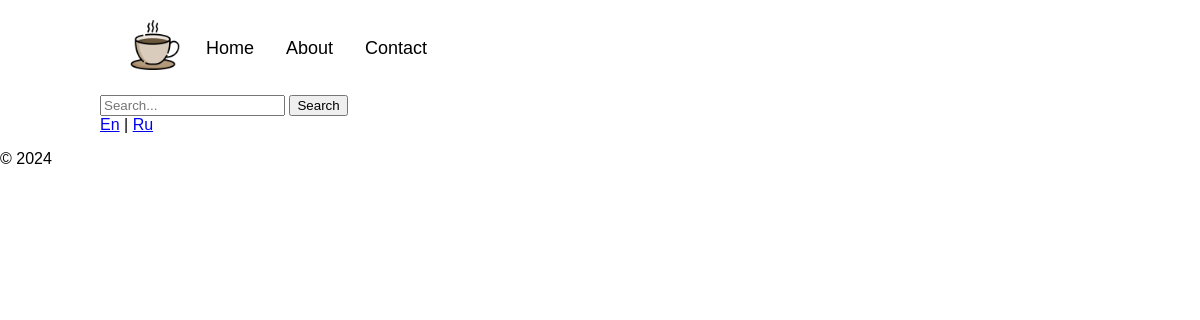
The page /about.html on the database as committed earlier.
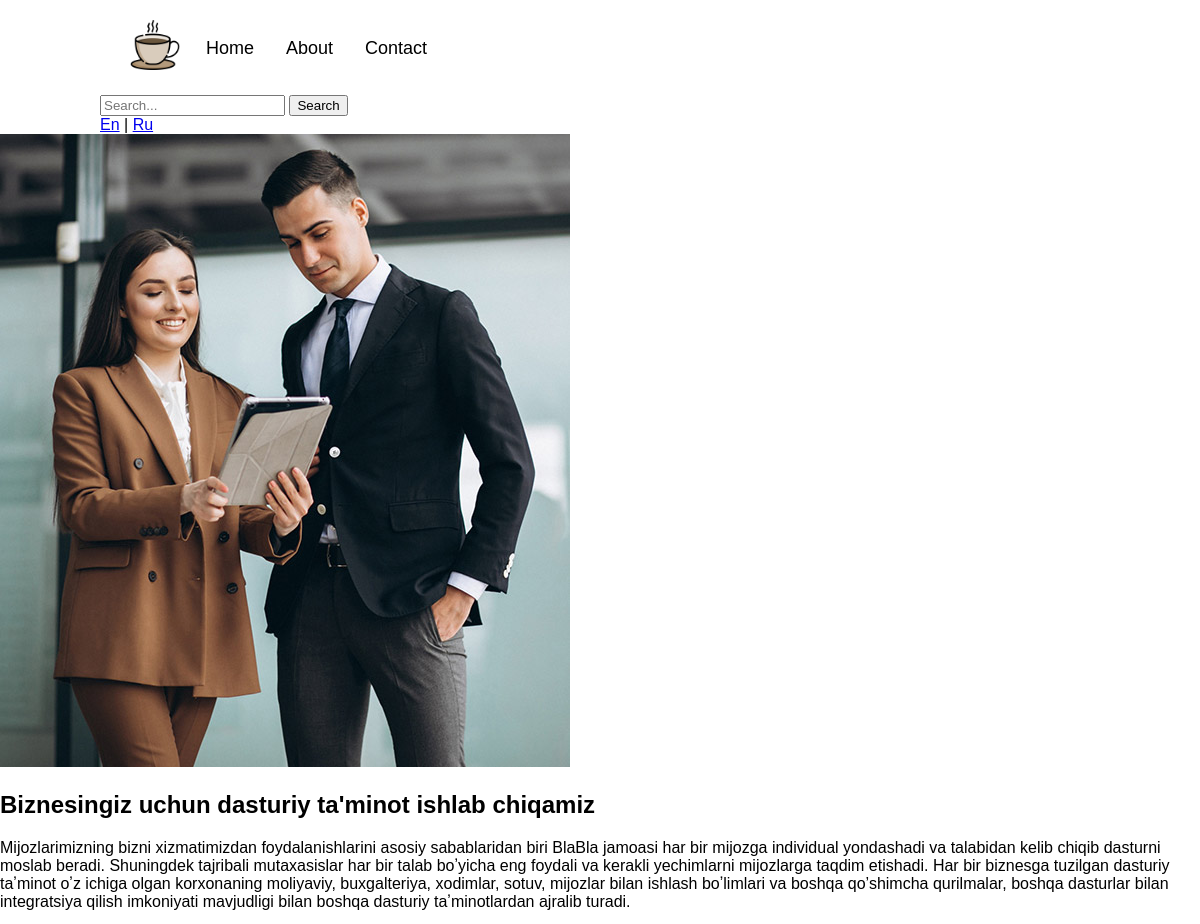
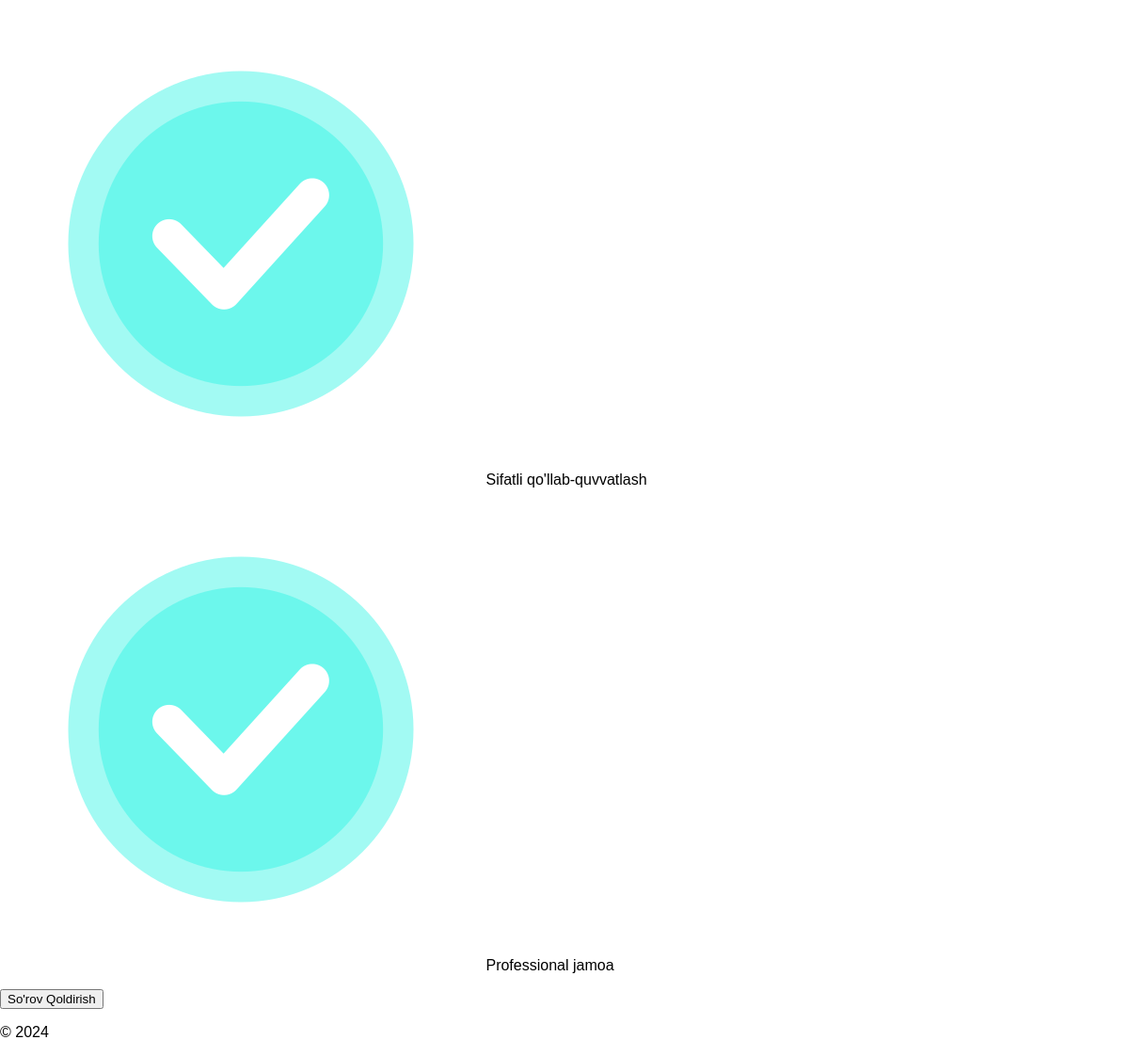
The same page on the database as committed later (2 pictures, top to bottom).
### company/models.py (models this page shows, shortened)
class About(models.Model):
    about_img = models.ImageField(upload_to="images/", default="about.jpg")
    header = models.CharField(max_length=255)
    body = models.TextField()
    objects = AboutManager()
    class Meta:
        verbose_name = "About"

### company/views.py (the view)
# urls.py: path("about.html", views.about, name="about"),
def about(request):
    abt = About.objects.all()
    return render(request, "about.html", {"abt": abt})

### company/templates/about.html (shortened to what this page needs)
<!DOCTYPE html>
<html lang="en">
  <head>
    {% load static %}
    <link rel="stylesheet" href="{% static 'about.css' %}" />
  </head>
  <body>
    <nav>
      <img src="media/images/coffee.png" alt="Logo" class="logo" />
      <ul class="menu">
        <li><a href="index.html">Home</a></li>
        <li><a href="about.html">About</a></li>
        <li><a href="contact.html">Contact</a></li>
      </ul>
      <div class="right-menu">
        <form class="search-form">
          <input type="text" placeholder="Search..." />
          <button type="submit">Search</button>
        </form>
        <div class="language-selector">
          <a href="#">En</a> | <a href="#">Ru</a>
        </div>
      </div>
    </nav>
    {% for x in abt %}
    <section>
      <div class="about-container">
        <div class="image-container">
          <img src="{{ x.about_img.url }}" alt="about" />
        </div>
        <div class="text-container">
          <h1>{{ x.header }}</h1>
          <p class="subtext">{{ x.body }}</p>
          <p class="dots">
            <img class="check" src="media/images/checklist.png" alt="Check" />
            Sifatli qo'llab-quvvatlash <br />
            <img class="check" src="media/images/checklist.png" alt="Check" />
            Professional jamoa
          </p>
          <button class="my-button" onclick="navigateToPage()">
            So'rov Qoldirish
          </button>
        </div>
      </div>
    </section>
    {% endfor %}
    <div class="footer">
      <p>&copy; 2024</p>
    </div>
  </body>
</html>

Rows that differ between the two databases and show on the page:
added About: about_img (picture), header "Biznesingiz uchun dasturiy ta'minot ishlab chiqamiz", body "Mijozlarimizning bizni xizmatimizdan foydalanishlarini asosiy sabablaridan biri BlaBla jamoasi har bir mijozga individual yondashadi va talabidan kelib chiqib dasturni moslab beradi. Shuningdek tajribali mutaxasislar har bir talab boʼyicha eng foydali va kerakli yechimlarni mijozlarga taqdim etishadi. Har bir biznesga tuzilgan dasturiy taʼminot oʼz ichiga olgan korxonaning moliyaviy, buxgalteriya, xodimlar, sotuv, mijozlar bilan ishlash boʼlimlari va boshqa qo’shimcha qurilmalar, boshqa dasturlar bilan integratsiya qilish imkoniyati mavjudligi bilan boshqa dasturiy taʼminotlardan ajralib turadi."
